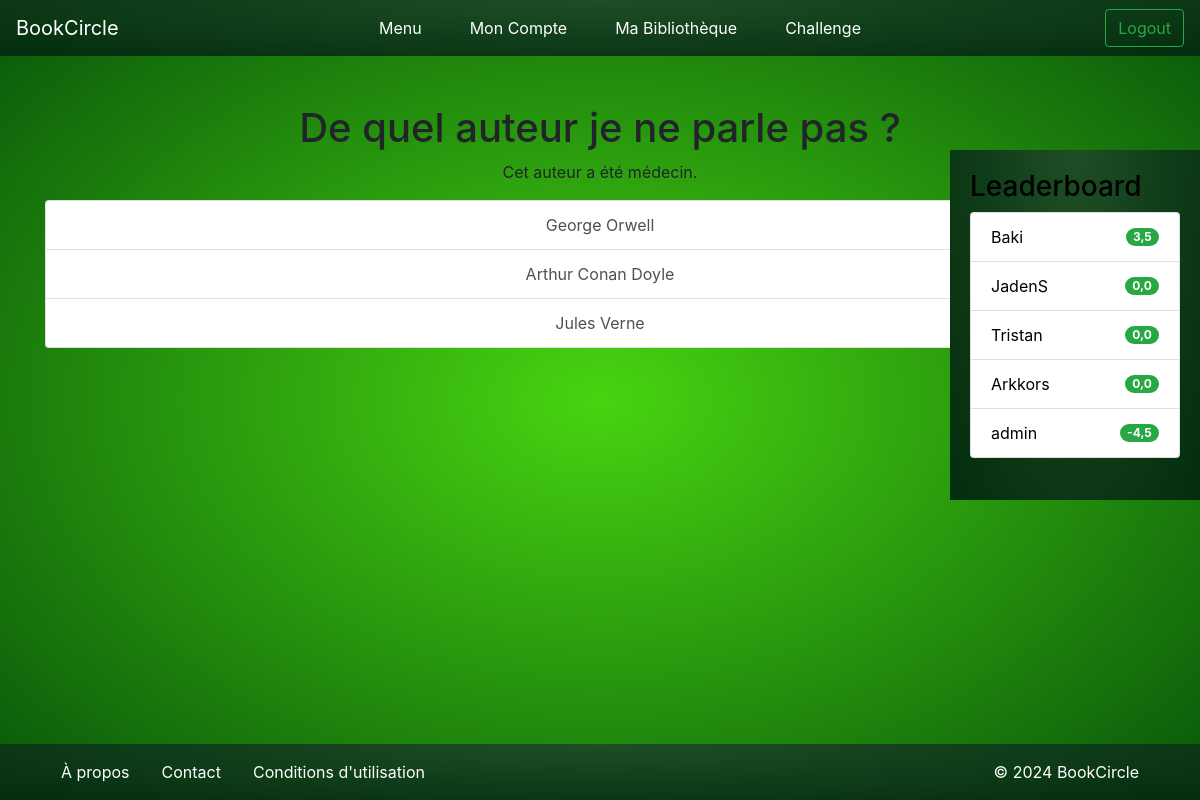
Page /fact-quiz/ (signed in) on the committed database.
### bookc/models.py (models this page shows, shortened)
class LifeFact(models.Model):
    fact = models.TextField()  # Anecdote de vie
    true_authors = models.ManyToManyField('FactAuthor', related_name='true_facts')  # Les auteurs pour qui l'affirmation est vraie
    false_author = models.ForeignKey('FactAuthor', on_delete=models.CASCADE, related_name='false_facts')  # L'auteur pour qui c'est faux

class FactAuthor(models.Model):
    name = models.CharField(max_length=100)

class UserProfile(models.Model):
    user = models.OneToOneField(User, on_delete=models.CASCADE)
    bio = models.TextField(blank=True, null=True)
    profile_picture = models.ImageField(upload_to='profiles/', blank=True, null=True)
    date_of_birth = models.DateField(blank=True, null=True)
    score = models.FloatField(default=0)  # Nouveau champ score avec valeur par défaut 0

### bookc/views.py (the view, shortened to what this page needs)
# urls.py: path('fact-quiz/', views.fact_quiz, name='fact_quiz'),
@login_required
def fact_quiz(request):
    fact = random.choice(LifeFact.objects.all())
    true_authors = list(fact.true_authors.all())
    options = true_authors + [fact.false_author]
    random.shuffle(options)
    request.session['fact_id'] = fact.id
    return render(request, 'fact_quiz.html', {
        'fact': fact,
        'options': options
    })

### bookc/context_processors.py (called while the page is built)
def leaderboard(request):
    top_users = UserProfile.objects.select_related('user').order_by('-score')[:5]  # Limite à 10 pour éviter de surcharger l'affichage
    return {
        'leaderboard_users': top_users
    }

### templates/fact_quiz.html (shortened to what this page needs)
{% extends 'base.html' %}
{% block content %}
<div class="container text-center mt-5">
    <h1> De quel auteur je ne parle pas ?</h1>
    <p>{{ fact.fact }}</p>
    <form method="POST">
        <div class="list-group">
            {% for author in options %}
            <button type="submit" name="author" value="{{ author.id }}" class="list-group-item list-group-item-action">{{ author.name }}</button>
            {% endfor %}
        </div>
    </form>
</div>
{% endblock %}

### templates/components/sidebar.html
<div class="sidebar">
    <h3>Leaderboard</h3>
    <ul class="list-group">
        {% for profile in leaderboard_users %}
            <li class="list-group-item d-flex justify-content-between align-items-center">
                {{ profile.user.username }}
                <span class="badge badge-success badge-pill">{{ profile.score }}</span>
            </li>
        {% empty %}
            <li class="list-group-item">Aucun utilisateur trouvé.</li>
        {% endfor %}
    </ul>
</div>

### static/css/theme.css (style rules this page uses)
html, body { height: 100%; margin: 0; }
body { min-height: 100vh; margin: 0; background: radial-gradient(ellipse at center, #48d411 0%, #07560a 100%); background-size: cover; background-position: center; background-repeat: no-repeat; }
.sidebar { width: 250px; height: 350px; background: radial-gradient(ellipse farthest-corner at center top, #1e4e25 0%, #032d0e 100%); color: black; padding: 20px; position: fixed; top: 150px; right: 0; overflow-y: auto; }

### rows in the picture
LifeFact: fact "Cet auteur a été médecin."
FactAuthor: {{ author.id }} 238 (drawn), name "George Orwell"
FactAuthor: {{ author.id }} 242 (drawn), name "Arthur Conan Doyle"
FactAuthor: {{ author.id }} 237 (drawn), name "Jules Verne"
UserProfile: user.username "Baki", score "3,5"
UserProfile: user.username "JadenS", score "0,0"
UserProfile: user.username "Tristan", score "0,0"
UserProfile: user.username "Arkkors", score "0,0"
UserProfile: user.username "admin", score "-4,5"
